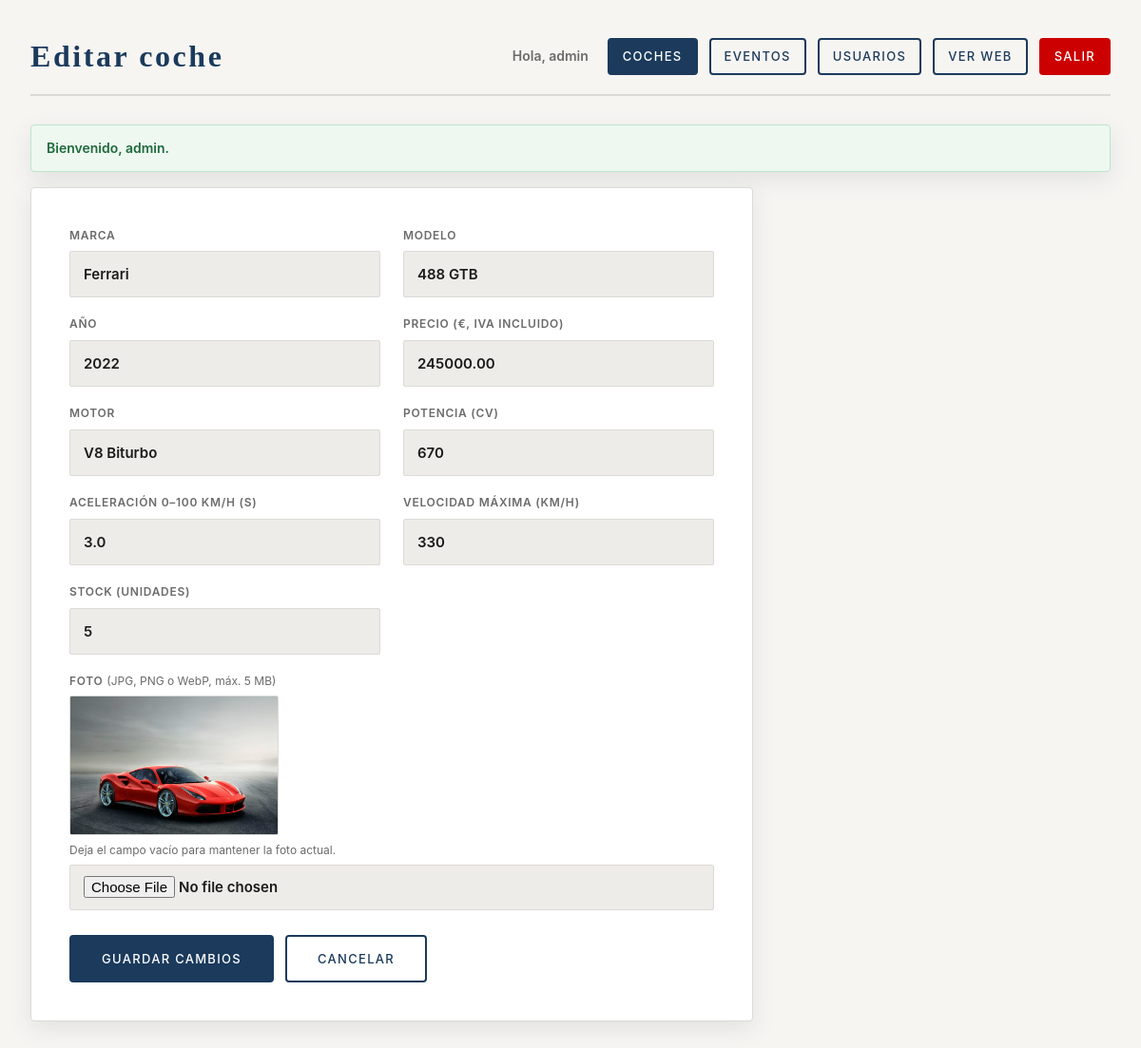
The app's page /admin/coche.php?id=1 (signed in) with its own data.
### tables this page shows
CREATE TABLE `coches` (
  `id`          INT UNSIGNED  NOT NULL AUTO_INCREMENT,
  `marca`       VARCHAR(50)   NOT NULL,
  `modelo`      VARCHAR(80)   NOT NULL,
  `anio`        SMALLINT UNSIGNED NOT NULL,
  `precio`      DECIMAL(12,2) UNSIGNED NOT NULL,
  `motor`       VARCHAR(100)  NOT NULL,
  `potencia`    SMALLINT UNSIGNED NOT NULL DEFAULT 0 COMMENT 'CV',
  `aceleracion` DECIMAL(4,1)  UNSIGNED NOT NULL DEFAULT 0.0 COMMENT 'Segundos 0-100 km/h',
  `velocidad`   SMALLINT UNSIGNED NOT NULL DEFAULT 0 COMMENT 'km/h',
  `stock`       INT UNSIGNED  NOT NULL DEFAULT 0,
  `imagen`      VARCHAR(255)  NOT NULL COMMENT 'Ruta relativa a public/',
  `created_at`  DATETIME NOT NULL DEFAULT CURRENT_TIMESTAMP,
  `updated_at`  DATETIME NOT NULL DEFAULT CURRENT_TIMESTAMP ON UPDATE CURRENT_TIMESTAMP,
  PRIMARY KEY (`id`),
  KEY `idx_coches_marca` (`marca`)
);

### src/helpers.php (called while the page is built, shortened)
<?php
function config(string $key, mixed $default = null): mixed
{
    return Config::get($key, $default);
}
function db(): PDO
{
    return Database::connection();
}
function e(mixed $value): string
{
    return htmlspecialchars((string) $value, ENT_QUOTES | ENT_SUBSTITUTE, 'UTF-8');
}
function base_url(): string
{
    static $base = null;
    if ($base !== null) {
        return $base;
    }
    $script = str_replace('\\', '/', (string) realpath($_SERVER['SCRIPT_FILENAME'] ?? ''));
    $public = str_replace('\\', '/', (string) realpath(PUBLIC_PATH));
    $scriptName = str_replace('\\', '/', $_SERVER['SCRIPT_NAME'] ?? '');
    if ($script !== '' && str_starts_with($script, $public . '/')) {
        $relative = substr($script, strlen($public) + 1);
        if (str_ends_with($scriptName, $relative)) {
            return $base = substr($scriptName, 0, -strlen($relative));
        }
    }
    return $base = '/';
}
function url(string $path = ''): string
{
    return base_url() . ltrim($path, '/');
}
function query_id(string $key = 'id'): int
{
    $value = filter_input(INPUT_GET, $key, FILTER_VALIDATE_INT, ['options' => ['min_range' => 1]]);
    return $value ?: 0;
}
function field_attrs(array $errors, string $field): string
{
    return isset($errors[$field]) ? ' aria-invalid="true" aria-describedby="' . e($field) . '-error"' : '';
}

### src/bootstrap.php (called while the page is built, shortened)
<?php
spl_autoload_register(static function (string $class): void {
    $prefix = 'App\\';
    $file = __DIR__ . '/' . str_replace('\\', '/', substr($class, strlen($prefix))) . '.php';
});
require __DIR__ . '/helpers.php';

### src/Config.php (called while the page is built, shortened)
<?php
final class Config
{
    private static array $items = [];
    public static function load(array $items): void
    {
        self::$items = $items;
    }
    public static function get(string $key, mixed $default = null): mixed
    {
        $value = self::$items;
        foreach (explode('.', $key) as $segment) {
            $value = $value[$segment];
        }
        return $value;
    }
}

### src/Database.php (called while the page is built, shortened)
<?php
final class Database
{
    private static ?PDO $connection = null;
    public static function connection(): PDO
    {
        if (self::$connection === null) {
            $dsn = sprintf(
                'mysql:host=%s;port=%d;dbname=%s;charset=%s',
                Config::get('db.host', '127.0.0.1'),
                (int) Config::get('db.port', 3306),
                Config::get('db.name'),
                Config::get('db.charset', 'utf8mb4')
            );
            self::$connection = new PDO($dsn, Config::get('db.user'), Config::get('db.password'), [
                PDO::ATTR_ERRMODE            => PDO::ERRMODE_EXCEPTION,
                PDO::ATTR_DEFAULT_FETCH_MODE => PDO::FETCH_ASSOC,
                PDO::ATTR_EMULATE_PREPARES   => false,
            ]);
            self::$connection->exec("SET time_zone = '" . date('P') . "'");
        }
        return self::$connection;
    }
}

### src/Repository/CarRepository.php (called while the page is built, shortened)
<?php
final class CarRepository
{
    public function find(int $id): ?array
    {
        $stmt = $this->pdo->prepare('SELECT * FROM coches WHERE id = ?');
        $stmt->execute([$id]);
        return $stmt->fetch() ?: null;
    }
}

### public/admin/coche.php (the view, shortened to what this page needs)
<?php
require __DIR__ . '/../../src/bootstrap.php';
$repo = new CarRepository(db());
$id = query_id();
$existing = $id > 0 ? $repo->find($id) : null;
$isEdit = $existing !== null;
$car = $existing ?? ['stock' => 5, 'imagen' => ''];
$errors = [];
$fields = [
    'marca'       => ['Marca', 'text', 'maxlength="50"'],
    'modelo'      => ['Modelo', 'text', 'maxlength="80"'],
    'anio'        => ['Año', 'number', 'min="1900" max="' . ((int) date('Y') + 1) . '"'],
    'precio'      => ['Precio (€, IVA incluido)', 'number', 'min="0.01" step="0.01"'],
    'motor'       => ['Motor', 'text', 'maxlength="100" placeholder="p. ej. V8 Biturbo"'],
    'potencia'    => ['Potencia (CV)', 'number', 'min="0" max="5000"'],
    'aceleracion' => ['Aceleración 0–100 km/h (s)', 'number', 'min="0" max="99.9" step="0.1"'],
    'velocidad'   => ['Velocidad máxima (km/h)', 'number', 'min="0" max="600"'],
    'stock'       => ['Stock (unidades)', 'number', 'min="0"'],
];
?>
  <section class="card card--form">
    <form action="" method="post" enctype="multipart/form-data" class="form form--grid" novalidate>
      <?php foreach ($fields as $name => [$label, $type, $attrs]): ?>
        <p class="form-group">
          <label for="<?= $name ?>"><?= e($label) ?></label>
          <input type="<?= $type ?>" id="<?= $name ?>" name="<?= $name ?>" value="<?= e($car[$name] ?? '') ?>"
                 <?= $attrs ?> required<?= field_attrs($errors, $name) ?>>
        </p>
      <?php endforeach; ?>
      <div class="form-group form-group--full">
        <label for="imagen">Foto <span class="hint">(JPG, PNG o WebP, máx. <?= intdiv((int) config('uploads.max_bytes'), 1024 * 1024) ?> MB)</span></label>
        <?php if (!empty($car['imagen'])): ?>
          <img src="<?= e(url($car['imagen'])) ?>" alt="Foto actual" class="form-preview">
          <span class="hint">Deja el campo vacío para mantener la foto actual.</span>
        <?php endif; ?>
        <input type="file" id="imagen" name="imagen" accept="image/jpeg,image/png,image/webp"
               <?= $isEdit ? '' : 'required' ?><?= field_attrs($errors, 'imagen') ?>>
      </div>
      <p class="form-actions form-group--full">
        <button type="submit" class="btn btn--primary"><?= $isEdit ? 'Guardar cambios' : 'Añadir coche' ?></button>
        <a href="<?= e(url('admin/')) ?>" class="btn btn--outline">Cancelar</a>
      </p>
    </form>
  </section>

### public/assets/css/styles.css (style rules this page uses)
:root { --color-bg: #f7f5f2; --color-surface: #ffffff; --color-surface-2: #eeece9; --color-border: #dcdad6; --color-accent: #1b3a5c; --color-accent-hover: #142d47; --color-text: #1a1a1a; --color-text-muted: #6b6b6b; --color-danger: #cc0000; --color-danger-hover: #a30000; --color-success: #1e6b3a; --color-white: #ffffff; --font-heading: 'Alfaqix Algorithm', 'Cormorant Garamond', Georgia, 'Times New Roman', serif; --font-body: 'Alfaqix Algorithm', 'Inter', system-ui, -apple-system, sans-serif; --spacing-xs: 8px; --spacing-sm: 16px; --spacing-md: 32px; --spacing-lg: 64px; --spacing-xl: 96px; --radius-sm: 2px; --radius-md: 4px; --radius-lg: 8px; --transition-fast: 150ms ease; --transition-base: 300ms ease; --nav-height: 64px; --shadow-sm: 0 2px 8px rgba(27, 58, 92, 0.06); --shadow-md: 0 8px 24px rgba(27, 58, 92, 0.10); --shadow-lg: 0 16px 40px rgba(27, 58, 92, 0.14); }
html { font-size: 16px; background-color: var(--color-bg); }
body { font-family: var(--font-body); font-weight: 600; color: var(--color-text); background-color: var(--color-bg); line-height: 1.6; }
p { line-height: 1.7; }
a { color: var(--color-accent); text-decoration: none; transition: color var(--transition-fast); }
img { max-width: 100%; height: auto; }
.btn { display: inline-flex; align-items: center; justify-content: center; gap: 8px; padding: 12px 32px; border: 2px solid transparent; border-radius: var(--radius-md); font-family: var(--font-body); font-size: 13px; font-weight: 500; letter-spacing: 0.1em; text-transform: uppercase; cursor: pointer; transition: all var(--transition-base); white-space: nowrap; box-sizing: border-box; }
.btn--primary { background-color: var(--color-accent); color: var(--color-white); border-color: var(--color-accent); }
.btn--outline { background-color: transparent; color: var(--color-accent); border-color: var(--color-accent); }

### public/assets/css/forms.css (style rules this page uses)
.card, .card *, .centered-page { box-sizing: border-box; }
.card { background: var(--color-surface); border: 1px solid var(--color-border); border-radius: var(--radius-md); box-shadow: var(--shadow-md); padding: 40px; width: 100%; }
.card--form { max-width: 760px; }
.form-group { display: flex; flex-direction: column; gap: 6px; margin-bottom: 18px; }
.form-group label { color: var(--color-text-muted); font-size: 12px; font-weight: 600; text-transform: uppercase; letter-spacing: 0.06em; }
.form input:not([type="hidden"]), .form select, .form textarea { width: 100%; padding: 11px 14px; background-color: var(--color-surface-2); border: 1px solid var(--color-border); border-radius: var(--radius-sm); color: var(--color-text); font-family: var(--font-body); font-size: 15px; transition: border-color var(--transition-fast); }
.hint { color: var(--color-text-muted); font-size: 12px; font-weight: normal; text-transform: none; letter-spacing: 0; }
.form-actions { display: flex; gap: 12px; flex-wrap: wrap; margin-top: 8px; }
.form--grid { display: grid; grid-template-columns: repeat(2, minmax(0, 1fr)); column-gap: 24px; }
.form-group > * { min-width: 0; }
.form-group--full { grid-column: 1 / -1; }
.form-preview { width: 220px; aspect-ratio: 3 / 2; object-fit: cover; border-radius: var(--radius-sm); border: 1px solid var(--color-border); }

### public/assets/css/admin.css (style rules this page uses)
.admin-page { min-height: 100vh; background-color: var(--color-bg); }

### records on screen
coches: marca "Ferrari", modelo "488 GTB", anio "2022", precio "245000.00", motor "V8 Biturbo", potencia "670", aceleracion "3.0", velocidad "330", stock "5", imagen (picture)

### other values on screen
$title "Editar coche"
Auth::user()['usuario'] "admin"
$msg['message'] "Bienvenido, admin."
$label "MARCA"
$label "MODELO"
$label "AÑO"
$label "PRECIO (€, IVA INCLUIDO)"
$label "MOTOR"
$label "POTENCIA (CV)"
$label "ACELERACIÓN 0–100 KM/H (S)"
$label "VELOCIDAD MÁXIMA (KM/H)"
$label "STOCK (UNIDADES)"
intdiv((int) config('uploads.max_bytes'), 1024 * 1024) "5"
